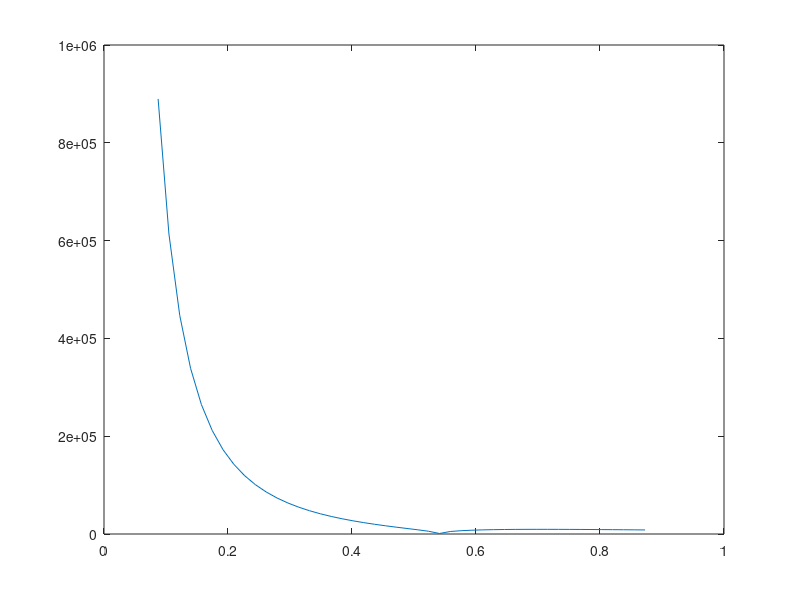
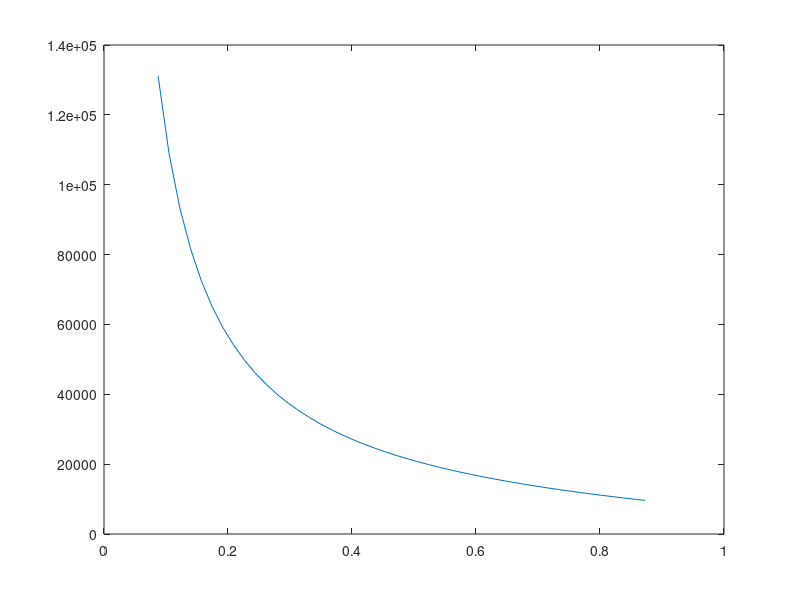

MATLAB code for these plots, in order:
clc,
clear,
clear all;
 
L=1.86;        %Length of a Lınk in meters
WL=72.8;       %Weight of a Lınk in kilograms
 
 
Cy=3824.35;  %C poınt reaction forces from plates in newtons
Dy=3824.35;  %D poınt reaction forces from plates in newtons
Ey=3678.75;  %E poınt reaction forces from plates in newtons
Hy=3678.75;  %H poınt reaction forces from plates in newtons
 
a=pi/36:pi/180:5*pi/18;  %Degree of a between  Link 4 and ground platform
b=asin((5/3)*tan(a));    %Degree of b between piston and ground platform
Lx=L*cos(a);
Ly=L*sin(a);
 
Ay=(Dy+Dy)/2; 
Gy=Ay+Dy+WL;
Ax=((Hy.*Lx)-(Ay.*Lx))./Ly;
Gx=Ax;
Fx=Ax;
Fy=Dy+Ay-WL;
 
 
Py=(2*Ey)+(3*WL/4)+Gy+(Cy/2)+(Fy/4)-(Hy-Ay)-((Hy-Ay)/4);%Piston Py
Px=Py*cot(b);%Piston Px          

f=(a); %Degree of radıan
P1=abs(Px./sin(b));%Piston force Px graph plot        
figure
plot(f,P1);
x=0 ,50;
y=0 ,14*10^4;

f=(a); %Degree of radıan                    
P2=abs(Py./sin(b)); %Piston force Py graph plot
figure
plot(f,P2);
x=0 ,50;
y=0 ,14*10^4;
